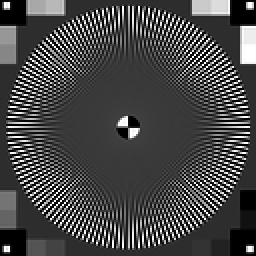
#> input picture figures/test-images/small-star-chart-bars-square.png, 128 x 128 px, given in place of smallRectangularMask.png, which was not available (shown 2 times larger)
$ python synthetic-data-demo.py
#> lines starting #> are read from the running program, lines starting #| are printed output that depends on the picture; pictures that were not available may be replaced by others from this repository, and a replacement may not be noted
### src/helperFunctions/opticsFunctions.py
#!/usr/bin/python3

'''
Title: 		opticsFunctions.py
Author: 	Antonio Teran
Date:  		02/21/2018
Description: Optics helper functions to be used throughout the repo.
'''

# Useful includes:
import cv2 				# for image processing functions
import numpy as np			# for general math/matrix magic
from matplotlib import pyplot as plt	# for general plotting tools
import sys, os				# for handling directories and custom imports
#import imutils				# for rotating images (masks)

''' -------------
     "Main"
------------- '''

def calculateMTF(image):
	'''
	Calculates an image's Modulation Transfer Function (MTF)
	input:    images - numpy.ndarray
	returns:     MTF - numpy.ndarray
	'''
	imF = np.fft.fft2(image)
	imAuto = abs(imF * np.conjugate(imF))
	return np.fft.ifft2(imAuto)

### tests/synthetic-data-demo.py
#!/usr/bin/python3

'''
Title: 		synthetic-data-demo.py
Author: 	Antonio Teran
Date:  		02/21/2018
Description:    Demo for visualizing the synthetic data creation process.
'''

# Useful includes:
import cv2 				# for image processing functions
import numpy as np			# for general math/matrix magic
from matplotlib import pyplot as plt	# for general plotting tools
import sys, os				# for handling directories and custom imports
import imutils				# for rotating images (masks)

# Locate the repo in system:
REPO_PATH = os.getcwd().split('tests')[0]

# Custom includes:
sys.path.insert(0, REPO_PATH + '/src/helperFunctions/')
from opticsFunctions import calculateMTF

# Include path to images:
MASKS_PATH = REPO_PATH + '/figures/masks/'
TEST_IM_PATH = REPO_PATH + '/figures/test-images/'

''' Global Variables '''
PLOT_ROWS 	= 2
PLOT_COLUMNS 	= 3

''' -------------
     "Main"
------------- '''

# Read in masks and images:
recMask       = cv2.imread(MASKS_PATH + 'smallRectangularMask.png', 0)
#> recMask is the input picture: shape (128, 128); min 0, max 255, mean 71.6
recMaskMTF    = calculateMTF(recMask)
#> in calculateMTF, `imAuto = abs(imF * np.conjugate(imF))`:
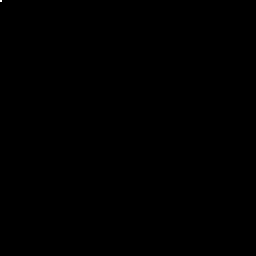
#> imAuto: shape (128, 128) float64 (shown 2 times larger); min 6714.6, max 1.38e+12, mean 155276509; drawn with min black and max white
recRotMask    = imutils.rotate(recMask, 90) # rotate rectangular mask by 90 degs
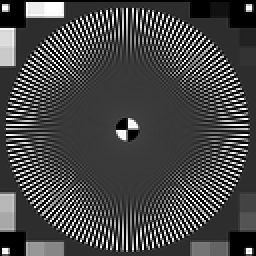
#> recRotMask: shape (128, 128) (shown 2 times larger); min 0, max 255, mean 71.1
recRotMaskMTF = calculateMTF(recRotMask)
cirMask       = cv2.imread(MASKS_PATH + 'smallCircularMask.jpg', 0)
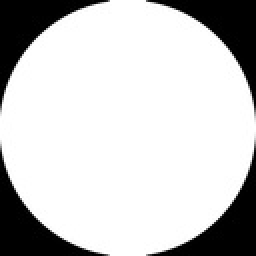
#> input picture figures/masks/smallCircularMask.jpg, 128 x 128 px (shown 2 times larger)
#> cirMask is the input picture: shape (128, 128); min 0, max 255, mean 201
cirMaskMTF    = calculateMTF(cirMask)
# --
# testImage  = cv2.imread(TEST_IM_PATH + 'small-star-chart-bars-square.png', 0)
testImage  = cv2.imread(TEST_IM_PATH + 'test-lines.png', 0)
testImageF = np.fft.fft2(testImage)

# Create output image:
recOutF    = testImageF * recMaskMTF
recOut     = np.fft.ifft2(recOutF)
recRotOutF = testImageF * recRotMaskMTF
recRotOut  = np.fft.ifft2(recRotOutF)
# --
cirOutF    = testImageF * cirMaskMTF
cirOut     = np.fft.ifft2(cirOutF)


# Save & plot everything
plt.figure(figsize=(15,10))
plt.subplot(PLOT_ROWS,PLOT_COLUMNS, 1), plt.imshow(abs(testImage), cmap='gray')
plt.title('Original Test Image'), plt.xticks([]), plt.yticks([])
plt.subplot(PLOT_ROWS,PLOT_COLUMNS, 2), plt.imshow(abs(recMask), cmap='gray')
plt.title('Rectangular Aperture Mask'), plt.xticks([]), plt.yticks([])
plt.subplot(PLOT_ROWS,PLOT_COLUMNS, 3), plt.imshow(abs(recOut), cmap='gray')
plt.title('Output Image (rect)'), plt.xticks([]), plt.yticks([])

plt.subplot(PLOT_ROWS,PLOT_COLUMNS, 4), plt.imshow(abs(testImage), cmap='gray')
plt.title('Original Test Image'), plt.xticks([]), plt.yticks([])
plt.subplot(PLOT_ROWS,PLOT_COLUMNS, 5), plt.imshow(abs(recRotMask), cmap='gray')
plt.title('Rotated Rectangular Mask'), plt.xticks([]), plt.yticks([])
plt.subplot(PLOT_ROWS,PLOT_COLUMNS, 6), plt.imshow(abs(recRotOut), cmap='gray')
plt.title('Output Image (rect+rot)'), plt.xticks([]), plt.yticks([])
plt.savefig(TEST_IM_PATH + 'test-lines-rectangular-plots.png', bbox_inches='tight')
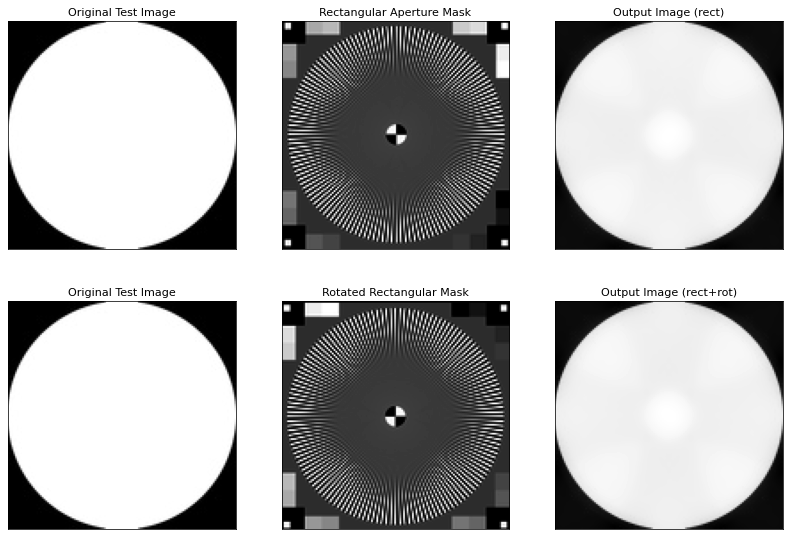
#> figure drawn by matplotlib, 6 panels

plt.figure(figsize=(15,5))
plt.subplot(PLOT_ROWS/2,PLOT_COLUMNS, 1), plt.imshow(abs(testImage), cmap='gray')
plt.title('Fourier Transform of Circular Aperture Mask'), plt.xticks([]), plt.yticks([])
plt.subplot(PLOT_ROWS/2,PLOT_COLUMNS, 2), plt.imshow(abs(cirMask), cmap='gray')
plt.title('Circular Aperture Mask'), plt.xticks([]), plt.yticks([])
plt.subplot(PLOT_ROWS/2, PLOT_COLUMNS, 3), plt.imshow(abs(cirOut), cmap='gray')
plt.title('Output Image (circular)'), plt.xticks([]), plt.yticks([])
plt.savefig(TEST_IM_PATH + 'test-lines-circular-plots.png', bbox_inches='tight')
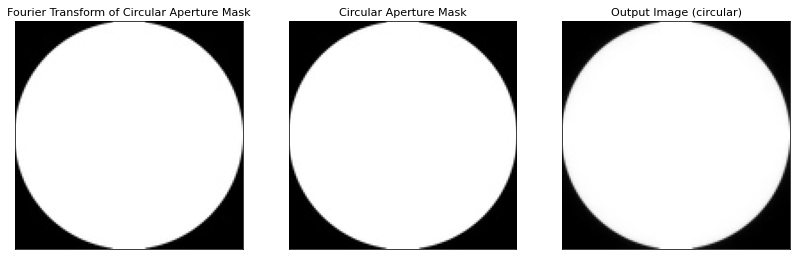
#> figure drawn by matplotlib, 3 panels

plt.show()

# [9 lines of commented-out code are left out]
